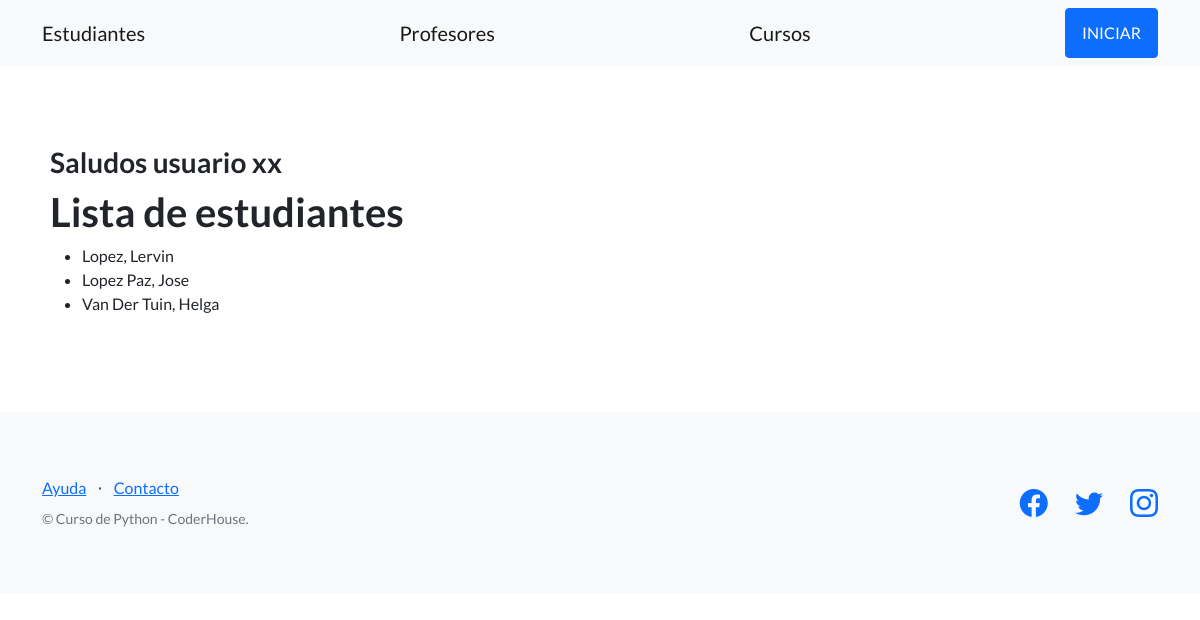
Page /plataforma/alumno/ on the committed database.
### estudiantes/models.py (models this page shows, shortened)
class Estudiante(models.Model):
    nombre = models.CharField(max_length=256)
    apellido = models.CharField(max_length=256)
    dni = models.CharField(max_length=32)
    email = models.EmailField()
    fecha_nacimiento = models.DateField(null=True)

### estudiantes/views.py (the view)
# urls.py: path('alumno/', listar_estudiantes, name="listar_alumnos"),
def listar_estudiantes(request):
    contexto = {
        'estudiantes': Estudiante.objects.all()
    }
    return render(
        request=request,
        template_name='estudiantes/lista_estudiantes.html',
        context=contexto,
    )

### estudiantes/templates/estudiantes/lista_estudiantes.html (shortened to what this page needs)
{% extends "estudiantes/base.html" %}
{% block contenido %}
{% include "estudiantes/barra_saludo.html" %}
<h1 class="titulos-coder">Lista de estudiantes</h1>
<ul>
{% for student in estudiantes %}
  <li>{{ student.apellido }}, {{ student.nombre }}</li>
{% endfor %}
</ul>
{% endblock contenido %}

### rows in the picture
Estudiante: apellido "Lopez", nombre "Lervin"
Estudiante: apellido "Lopez Paz", nombre "Jose"
Estudiante: apellido "Van Der Tuin", nombre "Helga"
